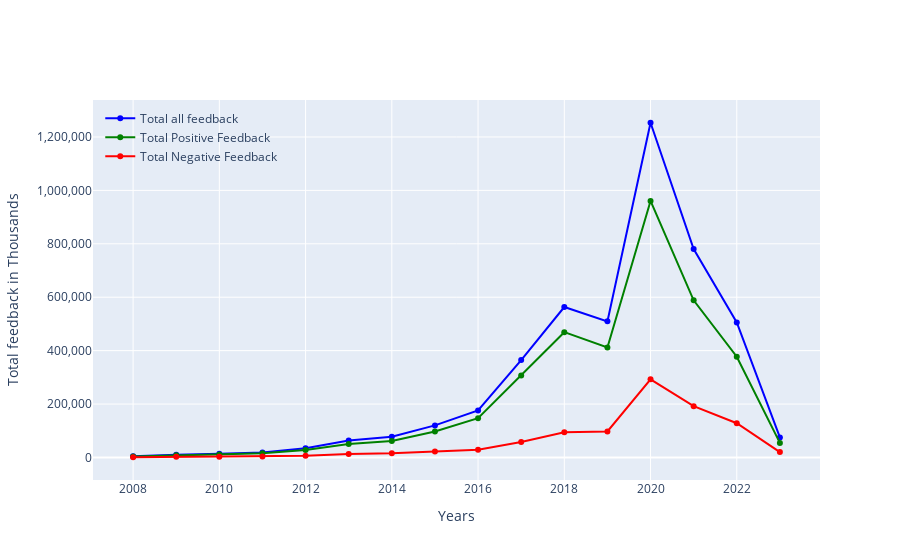

Notebook source saved alongside this figure:
### Markdown cell above
## TOTAL _FEEDBACK (Count + Negative + Positive)

### Code cell
# Convert 'submission_time' to datetime and extract the year
df['submission_time'] = pd.to_datetime(df['submission_time'])
df['year'] = df['submission_time'].dt.year

# Group by year and calculate the sums
total_feedback = df.groupby('year').sum(numeric_only=True)['total_feedback_count'].reset_index()
total_pos_feedback = df.groupby('year').sum(numeric_only=True)['total_pos_feedback_count'].reset_index()
total_neg_feedback = df.groupby('year').sum(numeric_only=True)['total_neg_feedback_count'].reset_index()

# Create the figure
fig = go.Figure()

# Add the data for each feedback series
fig.add_trace(go.Scatter(x=total_feedback['year'], y=total_feedback['total_feedback_count'],
                        mode='lines+markers', name='Total all feedback', line=dict(color='blue')))
fig.add_trace(go.Scatter(x=total_pos_feedback['year'], y=total_pos_feedback['total_pos_feedback_count'],
                        mode='lines+markers', name='Total Positive Feedback', line=dict(color='green')))
fig.add_trace(go.Scatter(x=total_neg_feedback['year'], y=total_neg_feedback['total_neg_feedback_count'],
                        mode='lines+markers', name='Total Negative Feedback', line=dict(color='red')))

# Format the axes
fig.update_layout(
    yaxis=dict(
        title='Total feedback in Thousands',
        tickformat=',.0f'),
    xaxis=dict(
        title='Years'),
    legend=dict(
        x=0.01,
        y=0.99,
        bgcolor='rgba(255,255,255,0)',
        bordercolor='rgba(255,255,255,0)')
    )

fig.show()

# Display the maximum year
max_year = df['year'].max()
print("The maximum year in the DataFrame is:", max_year)

### Figure 1 — Plotly figure (JSON) as saved in the notebook; plotly's stock layout.template omitted (floating-point values rounded to 4 significant figures)
{"data": [{"line": {"color": "blue"}, "mode": "lines+markers", "name": "Total all feedback", "type": "scatter", "x": [2008, 2009, 2010, 2011, 2012, 2013, 2014, 2015, 2016, 2017, 2018, 2019, 2020, 2021, 2022, 2023], "y": [4182, 10389, 13596, 19032, 34720, 63389, 77628, 120081, 176129, 364652, 563351, 509655, 1253304, 780607, 505619, 74850]}, {"line": {"color": "green"}, "mode": "lines+markers", "name": "Total Positive Feedback", "type": "scatter", "x": [2008, 2009, 2010, 2011, 2012, 2013, 2014, 2015, 2016, 2017, 2018, 2019, 2020, 2021, 2022, 2023], "y": [3381, 8003, 10909, 15808, 28240, 50168, 61971, 97407, 146918, 306897, 469134, 412105, 960635, 588521, 377390, 54604]}, {"line": {"color": "red"}, "mode": "lines+markers", "name": "Total Negative Feedback", "type": "scatter", "x": [2008, 2009, 2010, 2011, 2012, 2013, 2014, 2015, 2016, 2017, 2018, 2019, 2020, 2021, 2022, 2023], "y": [801, 2386, 2687, 3224, 6480, 13221, 15657, 22674, 29211, 57755, 94217, 97550, 292669, 192086, 128229, 20246]}], "layout": {"legend": {"bgcolor": "rgba(255,255,255,0)", "bordercolor": "rgba(255,255,255,0)", "x": 0.01, "y": 0.99}, "xaxis": {"title": {"text": "Years"}}, "yaxis": {"tickformat": ",.0f", "title": {"text": "Total feedback in Thousands"}}}}
